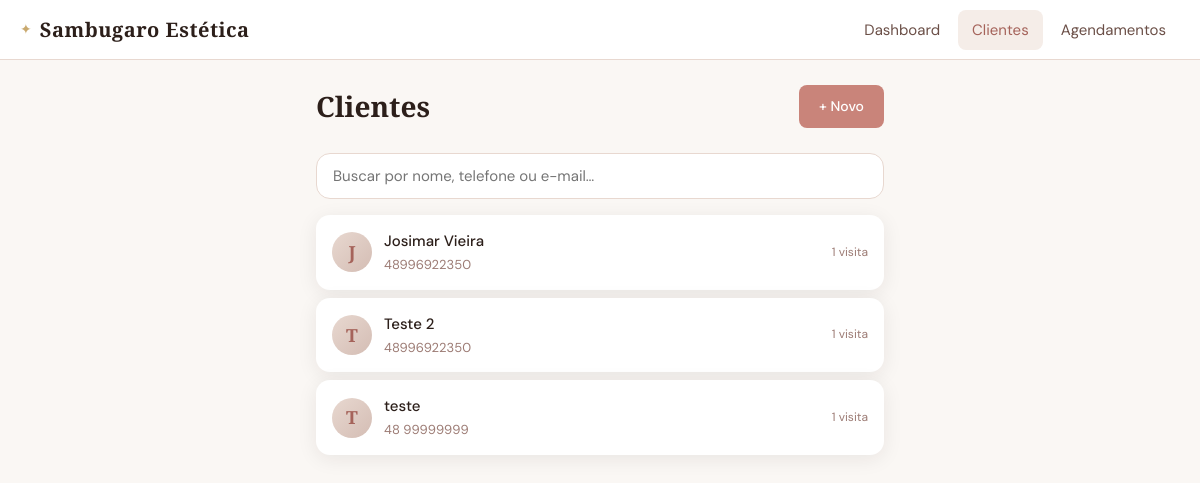
Screenshot of /clientes with the database file from the repository.
### tables this page shows
CREATE TABLE clientes (
            id INTEGER PRIMARY KEY AUTOINCREMENT,
            nome TEXT NOT NULL,
            telefone TEXT,
            email TEXT,
            data_nascimento TEXT,
            data_cadastro TEXT DEFAULT CURRENT_TIMESTAMP,
            total_visitas INTEGER DEFAULT 0,
            desconto_atual REAL DEFAULT 0.0
        );

### app.py (the view)
@app.route("/clientes")
def clientes():
    q = request.args.get("q", "")
    conn = get_conn()
    c = conn.cursor()
    if q:
        c.execute("""
            SELECT * FROM clientes WHERE nome LIKE ? OR telefone LIKE ? OR email LIKE ?
            ORDER BY nome
        """, (f"%{q}%", f"%{q}%", f"%{q}%"))
    else:
        c.execute("SELECT * FROM clientes ORDER BY nome")
    lista = c.fetchall()
    conn.close()
    return render_template("clientes.html", clientes=lista, q=q)

### database.py (called while the page is built)
def get_conn():
    conn = sqlite3.connect(DB_PATH)
    conn.row_factory = sqlite3.Row
    return conn

### templates/clientes.html (shortened to what this page needs)
{% extends "base.html" %}
{% block content %}
<div class="page-header">
    <h1 class="page-title">Clientes</h1>
    <a href="/clientes/novo" class="btn btn-primary">+ Novo</a>
</div>
<div class="search-bar">
    <form method="get">
        <input type="text" name="q" placeholder="Buscar por nome, telefone ou e-mail…"
               value="{{ q }}" class="search-input" autocomplete="off">
    </form>
</div>
{% if clientes %}
<div class="card-list">
    {% for cl in clientes %}
    <a href="/clientes/{{ cl.id }}" class="list-card list-card--link">
        <div class="client-avatar">{{ cl.nome[0].upper() }}</div>
        <div class="list-card-main">
            <span class="list-name">{{ cl.nome }}</span>
            <span class="list-proc">{{ cl.telefone or "Sem telefone" }}</span>
        </div>
        <div class="list-card-side">
            <span class="list-visitas">{{ cl.total_visitas }} visita{{ 's' if cl.total_visitas != 1 }}</span>
        </div>
    </a>
    {% endfor %}
</div>
{% else %}
<div class="empty-state">
    <p>{% if q %}Nenhum cliente encontrado para "{{ q }}"{% else %}Nenhum cliente cadastrado ainda.{% endif %}</p>
    {% if not q %}<a href="/clientes/novo" class="btn btn-outline">Cadastrar cliente</a>{% endif %}
</div>
{% endif %}
{% endblock %}

### static/css/style.css (style rules this page uses)
:root { --rose: #c9847a; --rose-deep: #a5635a; --gold: #c9a96e; --cream: #faf7f4; --warm-100: #f5ede8; --warm-200: #e8d8d0; --warm-300: #d4bdb4; --text: #2c1f1a; --text-mid: #6b4f47; --text-soft: #9c7b74; --white: #ffffff; --radius: 14px; --radius-sm: 8px; --shadow: 0 4px 20px rgba(44,31,26,0.08); --shadow-lg: 0 8px 40px rgba(44,31,26,0.14); }
*, *::before, *::after { box-sizing: border-box; margin: 0; padding: 0; }
body { font-family: 'DM Sans', sans-serif; background: var(--cream); color: var(--text); min-height: 100vh; font-size: 15px; line-height: 1.6; }
.page-header { display: flex; align-items: center; justify-content: space-between; margin-bottom: 24px; gap: 12px; }
.page-title { font-family: 'Cormorant Garamond', serif; font-size: 28px; font-weight: 600; color: var(--text); flex: 1; }
.btn { display: inline-flex; align-items: center; gap: 6px; padding: 10px 20px; border-radius: var(--radius-sm); font-family: 'DM Sans', sans-serif; font-size: 14px; font-weight: 500; cursor: pointer; text-decoration: none; border: none; transition: all 0.2s; white-space: nowrap; }
.btn-primary { background: var(--rose); color: var(--white); }
.card-list { display: flex; flex-direction: column; gap: 8px; margin-bottom: 24px; }
.list-card { background: var(--white); border-radius: var(--radius); padding: 14px 16px; display: flex; align-items: center; gap: 12px; box-shadow: var(--shadow); transition: box-shadow 0.2s; }
.list-card--link { text-decoration: none; color: inherit; cursor: pointer; }
.list-card-main { flex: 1; min-width: 0; display: flex; flex-direction: column; gap: 2px; }
.list-name { font-weight: 500; font-size: 15px; white-space: nowrap; overflow: hidden; text-overflow: ellipsis; }
.list-proc { font-size: 13px; color: var(--text-soft); }
.list-card-side { display: flex; flex-direction: column; align-items: flex-end; gap: 4px; flex-shrink: 0; }
.list-visitas { font-size: 12px; color: var(--text-soft); }
.client-avatar { width: 40px; height: 40px; border-radius: 50%; background: linear-gradient(135deg, var(--warm-200), var(--warm-300)); display: flex; align-items: center; justify-content: center; font-family: 'Cormorant Garamond', serif; font-size: 18px; font-weight: 600; color: var(--rose-deep); flex-shrink: 0; }
.search-bar { margin-bottom: 16px; }
.search-input { width: 100%; background: var(--white); border: 1.5px solid var(--warm-200); border-radius: var(--radius); padding: 12px 16px; font-family: 'DM Sans', sans-serif; font-size: 15px; color: var(--text); outline: none; transition: border-color 0.2s; }

### rows the page displays
clientes: nome "J", nome "Josimar Vieira", telefone "48996922350", total_visitas "1"
clientes: nome "T", nome "Teste 2", telefone "48996922350", total_visitas "1"
clientes: nome "T", nome "teste", telefone "48 99999999", total_visitas "1"
